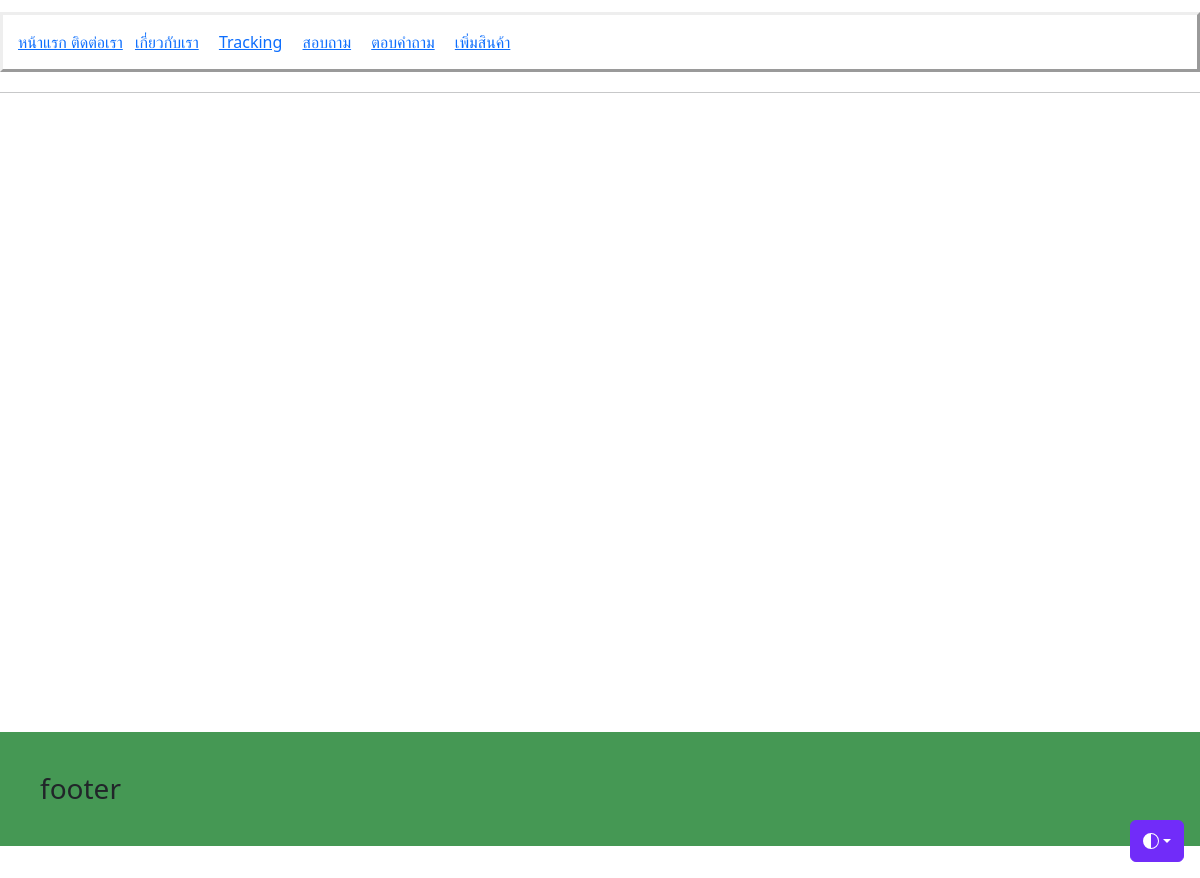
The app's page /tracking/, older data.
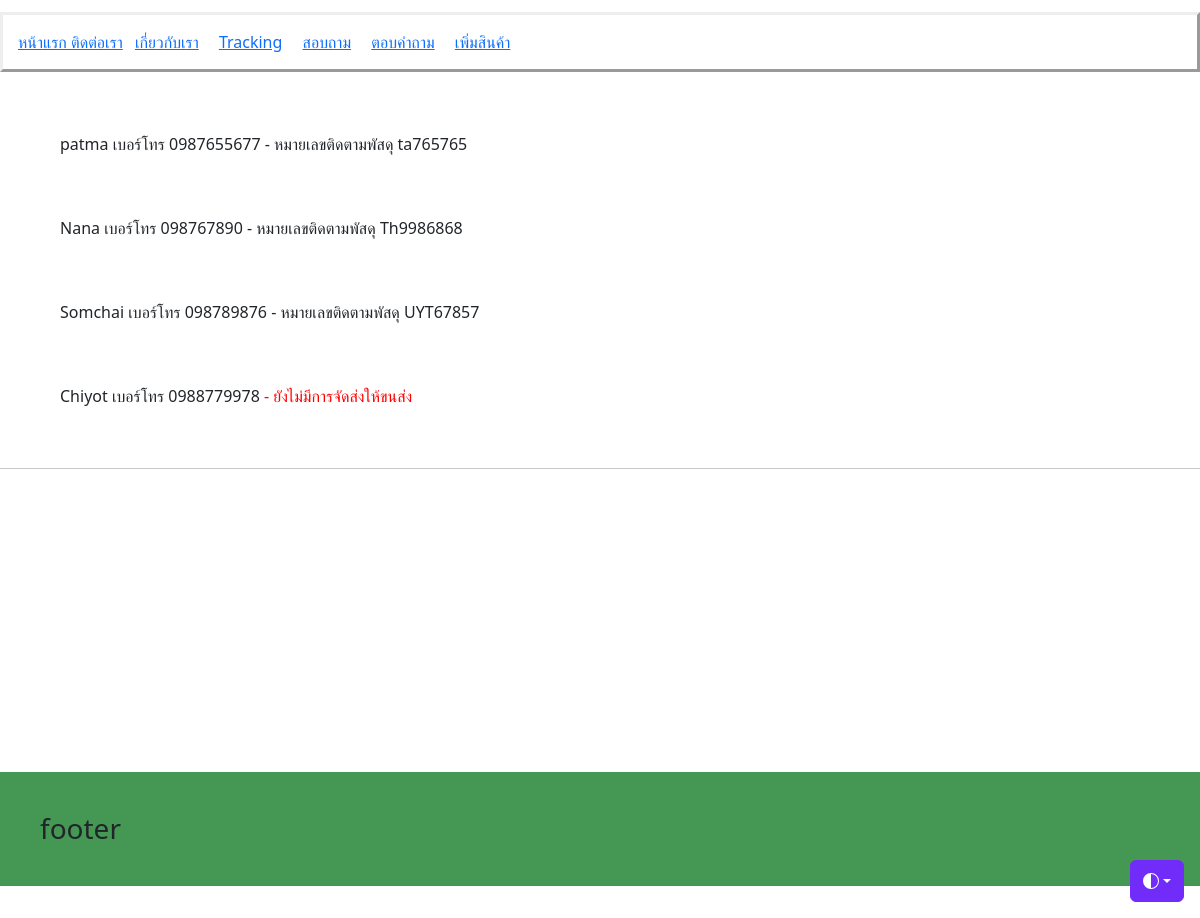
The same page, newer data.
### myapp/models.py (models this page shows)
class Tracking(models.Model):
    name = models.CharField(max_length=80, null=True,blank=True)
    tel = models.CharField(max_length=80, null=True,blank=True)
    tracking = models.CharField(max_length=80, null=True,blank=True)
    other = models.TextField(max_length=80, null=True,blank=True)

### myapp/views.py (the view)
# urls.py: path('tracking/', TrackingPage,name="tracking"),
def TrackingPage(request):
    tracking = Tracking.objects.all()
    context = {'tracking':tracking}
    return render(request,'myapp/tracking.html',context)

### myapp/Templates/myapp/tracking.html
{% extends 'myapp/components/header.html' %}
{% block content%}
    {% for t in tracking %}
        <div style='margin:5%'>
            {% if t.tracking%}
             <p>{{t.name}} เบอร์โทร {{t.tel}} - หมายเลขติดตามพัสดุ {{t.tracking}} </p>
            {% else %}
                <p>{{t.name}} เบอร์โทร {{t.tel}} <span style='color:red;'> - ยังไม่มีการจัดส่งให้ขนส่ง</span></p>
            {% endif %}
        </div>
    {% endfor %}
<hr>
{% endblock content%}

### myapp/Templates/myapp/components/header.html (shortened to what this page needs)
<!DOCTYPE html>
<html lang="en" data-bs-theme="auto">
  <head>
    <link
      rel="stylesheet"
      href="https://cdn.jsdelivr.net/npm/@docsearch/css@3"
    />
    <link
      href="https://getbootstrap.com/docs/5.3/dist/css/bootstrap.min.css"
      rel="stylesheet"
    />
    <link
      href="https://getbootstrap.com/docs/5.3/examples/grid/grid.css"
      rel="stylesheet"
    />
  </head>
  <body class="py-4">
    <div
      class="dropdown position-fixed bottom-0 end-0 mb-3 me-3 bd-mode-toggle"
    >
      <button
        class="btn btn-bd-primary py-2 dropdown-toggle d-flex align-items-center"
        id="bd-theme"
        type="button"
        aria-expanded="false"
        data-bs-toggle="dropdown"
        aria-label="Toggle theme (auto)"
      >
        <svg class="bi my-1 theme-icon-active" width="1em" height="1em">
          <use href="#circle-half"></use>
        </svg>
      </button>
    </div>
    <header style='margin-bottom:20px; margin-top:-1%;color:red; border-style: outset;  padding:15px' >
          <a styly="margin:3px; padding:5px" href="{% url 'home' %}"> หน้าแรก </a>
          <a styly="margin:3px; padding:5px" href="{% url 'contact' %}"
            >ติดต่อเรา</a
          >
          <a style="margin:3px; padding:5px" href="{% url 'about_us' %}"
            >เกี่ยวกับเรา</a
          >
          <a style="margin:3px; padding:5px" href="{% url 'tracking' %}"
            >Tracking</a
          >
          <a style="margin:3px; padding:5px" href="{% url 'ask' %}"
            >สอบถาม</a
          >
          <a style="margin:3px; padding:5px" href="{% url 'questions' %}"
            >ตอบคำถาม</a
          >
          <a style="margin:0 3px; padding:5px;" href="{% url 'home' %}"
            >เพิ่มสินค้า</a>
    </header>
<div style='height:80vh;'>
    {%block content%}
    {% endblock content%}
</div>
  </body>
</html>
{% include 'myapp/components/footer.html' %}

### myapp/Templates/myapp/components/footer.html
{%block footer%}
<h3 style='padding:5vh; background-color:#459854;'>footer</h3>
{%endblock footer%}

### myapp/Templates/myapp/components/header.html (style rules this page uses)
.bi { vertical-align: -0.125em; fill: currentColor; }
.btn-bd-primary { --bd-violet-bg: #712cf9; --bd-violet-rgb: 112.520718, 44.062154, 249.437846; --bs-btn-font-weight: 600; --bs-btn-color: var(--bs-white); --bs-btn-bg: var(--bd-violet-bg); --bs-btn-border-color: var(--bd-violet-bg); --bs-btn-hover-color: var(--bs-white); --bs-btn-hover-bg: #6528e0; --bs-btn-hover-border-color: #6528e0; --bs-btn-focus-shadow-rgb: var(--bd-violet-rgb); --bs-btn-active-color: var(--bs-btn-hover-color); --bs-btn-active-bg: #5a23c8; --bs-btn-active-border-color: #5a23c8; }
.bd-mode-toggle { z-index: 1500; }

Row changes from the older to the newer data that the page shows:
added Tracking: name "patma", tel "0987655677", tracking "ta765765"
added Tracking: name "Nana", tel "098767890", tracking "Th9986868"
added Tracking: name "Somchai", tel "098789876", tracking "UYT67857"
added Tracking: name "Chiyot", tel "0988779978"
